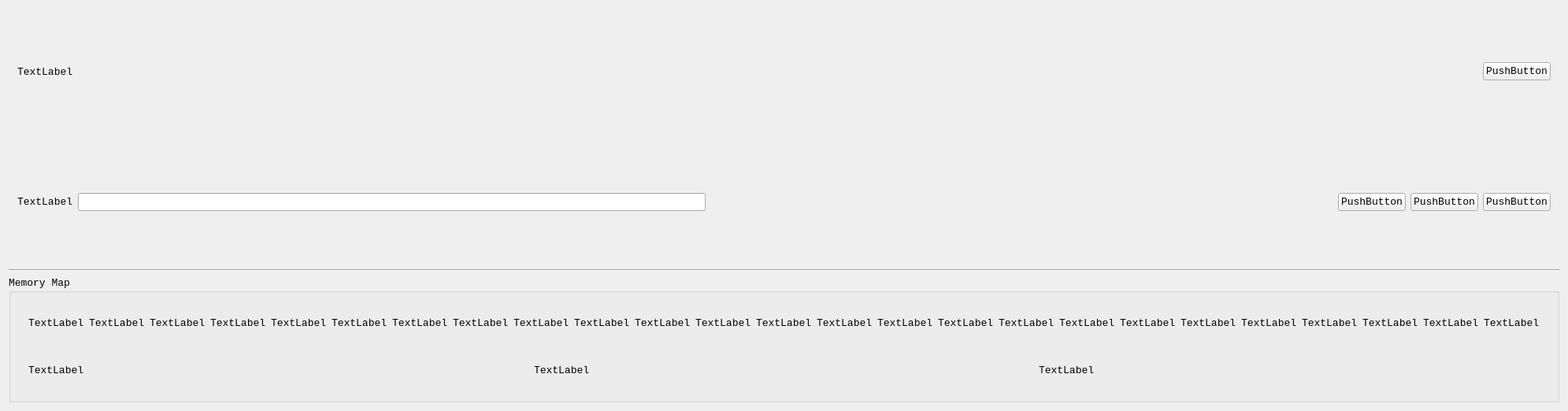
<?xml version="1.0" encoding="UTF-8"?>
<ui version="4.0">
 <class>VMAllocClass</class>
 <widget class="QWidget" name="VMAllocClass">
  <property name="geometry">
   <rect>
    <x>0</x>
    <y>0</y>
    <width>1825</width>
    <height>522</height>
   </rect>
  </property>
  <property name="font">
   <font>
    <family>Consolas</family>
    <pointsize>10</pointsize>
   </font>
  </property>
  <property name="windowTitle">
   <string>VMAlloc</string>
  </property>
  <property name="windowIcon">
   <iconset resource="VMAlloc.qrc">
    <normaloff>:/VMAlloc.ico</normaloff>:/VMAlloc.ico</iconset>
  </property>
  <layout class="QVBoxLayout" name="verticalLayout_2">
   <item>
    <widget class="QWidget" name="widget_3" native="true">
     <layout class="QHBoxLayout" name="horizontalLayout_3">
      <item>
       <widget class="QLabel" name="labelPage">
        <property name="text">
         <string>TextLabel</string>
        </property>
       </widget>
      </item>
      <item>
       <spacer name="horizontalSpacer">
        <property name="orientation">
         <enum>Qt::Horizontal</enum>
        </property>
        <property name="sizeHint" stdset="0">
         <size>
          <width>40</width>
          <height>20</height>
         </size>
        </property>
       </spacer>
      </item>
      <item>
       <widget class="QPushButton" name="buttonReserve">
        <property name="text">
         <string>PushButton</string>
        </property>
       </widget>
      </item>
     </layout>
    </widget>
   </item>
   <item>
    <widget class="QWidget" name="widget_4" native="true">
     <layout class="QHBoxLayout" name="horizontalLayout_4">
      <item>
       <widget class="QLabel" name="labelIndex">
        <property name="text">
         <string>TextLabel</string>
        </property>
       </widget>
      </item>
      <item>
       <widget class="QLineEdit" name="lineEdit"/>
      </item>
      <item>
       <spacer name="horizontalSpacer_2">
        <property name="orientation">
         <enum>Qt::Horizontal</enum>
        </property>
        <property name="sizeHint" stdset="0">
         <size>
          <width>40</width>
          <height>20</height>
         </size>
        </property>
       </spacer>
      </item>
      <item>
       <widget class="QPushButton" name="buttonUse">
        <property name="text">
         <string>PushButton</string>
        </property>
       </widget>
      </item>
      <item>
       <widget class="QPushButton" name="buttonClear">
        <property name="text">
         <string>PushButton</string>
        </property>
       </widget>
      </item>
      <item>
       <widget class="QPushButton" name="buttonCollect">
        <property name="text">
         <string>PushButton</string>
        </property>
       </widget>
      </item>
     </layout>
    </widget>
   </item>
   <item>
    <widget class="Line" name="line">
     <property name="orientation">
      <enum>Qt::Horizontal</enum>
     </property>
    </widget>
   </item>
   <item>
    <widget class="QGroupBox" name="groupBox">
     <property name="title">
      <string>Memory Map</string>
     </property>
     <layout class="QVBoxLayout" name="verticalLayout">
      <item>
       <widget class="QWidget" name="widget_2" native="true">
        <layout class="QHBoxLayout" name="horizontalLayout_2">
         <item>
          <widget class="QLabel" name="label_0">
           <property name="text">
            <string>TextLabel</string>
           </property>
          </widget>
         </item>
         <item>
          <widget class="QLabel" name="label_1">
           <property name="text">
            <string>TextLabel</string>
           </property>
          </widget>
         </item>
         <item>
          <widget class="QLabel" name="label_2">
           <property name="text">
            <string>TextLabel</string>
           </property>
          </widget>
         </item>
         <item>
          <widget class="QLabel" name="label_3">
           <property name="text">
            <string>TextLabel</string>
           </property>
          </widget>
         </item>
         <item>
          <widget class="QLabel" name="label_4">
           <property name="text">
            <string>TextLabel</string>
           </property>
          </widget>
         </item>
         <item>
          <widget class="QLabel" name="label_5">
           <property name="text">
            <string>TextLabel</string>
           </property>
          </widget>
         </item>
         <item>
          <widget class="QLabel" name="label_6">
           <property name="text">
            <string>TextLabel</string>
           </property>
          </widget>
         </item>
         <item>
          <widget class="QLabel" name="label_7">
           <property name="text">
            <string>TextLabel</string>
           </property>
          </widget>
         </item>
         <item>
          <widget class="QLabel" name="label_8">
           <property name="text">
            <string>TextLabel</string>
           </property>
          </widget>
         </item>
         <item>
          <widget class="QLabel" name="label_9">
           <property name="text">
            <string>TextLabel</string>
           </property>
          </widget>
         </item>
         <item>
          <widget class="QLabel" name="label_10">
           <property name="text">
            <string>TextLabel</string>
           </property>
          </widget>
         </item>
         <item>
          <widget class="QLabel" name="label_11">
           <property name="text">
            <string>TextLabel</string>
           </property>
          </widget>
         </item>
         <item>
          <widget class="QLabel" name="label_12">
           <property name="text">
            <string>TextLabel</string>
           </property>
          </widget>
         </item>
         <item>
          <widget class="QLabel" name="label_13">
           <property name="text">
            <string>TextLabel</string>
           </property>
          </widget>
         </item>
         <item>
          <widget class="QLabel" name="label_14">
           <property name="text">
            <string>TextLabel</string>
           </property>
          </widget>
         </item>
         <item>
          <widget class="QLabel" name="label_15">
           <property name="text">
            <string>TextLabel</string>
           </property>
          </widget>
         </item>
         <item>
          <widget class="QLabel" name="label_16">
           <property name="text">
            <string>TextLabel</string>
           </property>
          </widget>
         </item>
         <item>
          <widget class="QLabel" name="label_17">
           <property name="text">
            <string>TextLabel</string>
           </property>
          </widget>
         </item>
         <item>
          <widget class="QLabel" name="label_18">
           <property name="text">
            <string>TextLabel</string>
           </property>
          </widget>
         </item>
         <item>
          <widget class="QLabel" name="label_19">
           <property name="text">
            <string>TextLabel</string>
           </property>
          </widget>
         </item>
         <item>
          <widget class="QLabel" name="label_20">
           <property name="text">
            <string>TextLabel</string>
           </property>
          </widget>
         </item>
         <item>
          <widget class="QLabel" name="label_21">
           <property name="text">
            <string>TextLabel</string>
           </property>
          </widget>
         </item>
         <item>
          <widget class="QLabel" name="label_22">
           <property name="text">
            <string>TextLabel</string>
           </property>
          </widget>
         </item>
         <item>
          <widget class="QLabel" name="label_23">
           <property name="text">
            <string>TextLabel</string>
           </property>
          </widget>
         </item>
         <item>
          <widget class="QLabel" name="label_24">
           <property name="text">
            <string>TextLabel</string>
           </property>
          </widget>
         </item>
        </layout>
       </widget>
      </item>
      <item>
       <widget class="QWidget" name="widget" native="true">
        <layout class="QHBoxLayout" name="horizontalLayout">
         <item>
          <widget class="QLabel" name="labelWhite">
           <property name="text">
            <string>TextLabel</string>
           </property>
          </widget>
         </item>
         <item>
          <widget class="QLabel" name="labelGray">
           <property name="text">
            <string>TextLabel</string>
           </property>
          </widget>
         </item>
         <item>
          <widget class="QLabel" name="labelBlack">
           <property name="text">
            <string>TextLabel</string>
           </property>
          </widget>
         </item>
        </layout>
       </widget>
      </item>
     </layout>
    </widget>
   </item>
  </layout>
 </widget>
 <layoutdefault spacing="6" margin="11"/>
 <resources>
  <include location="VMAlloc.qrc"/>
 </resources>
 <connections/>
</ui>
